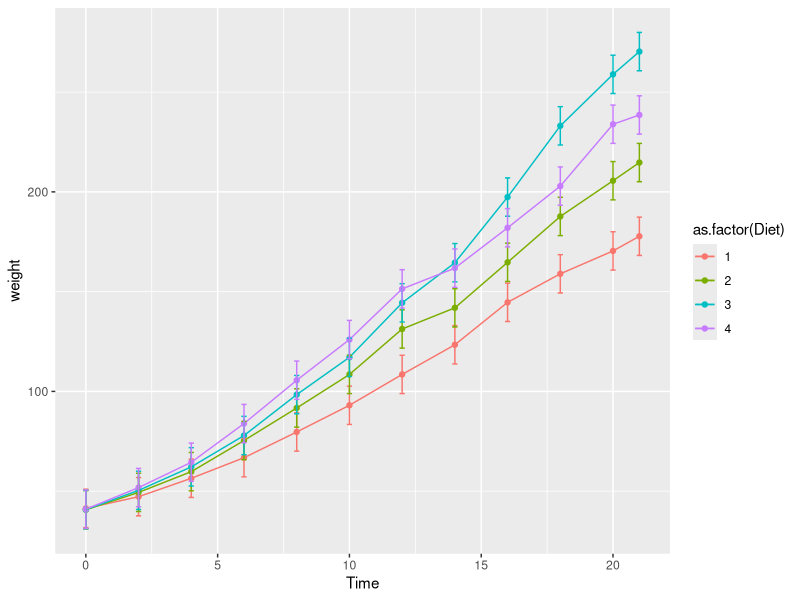
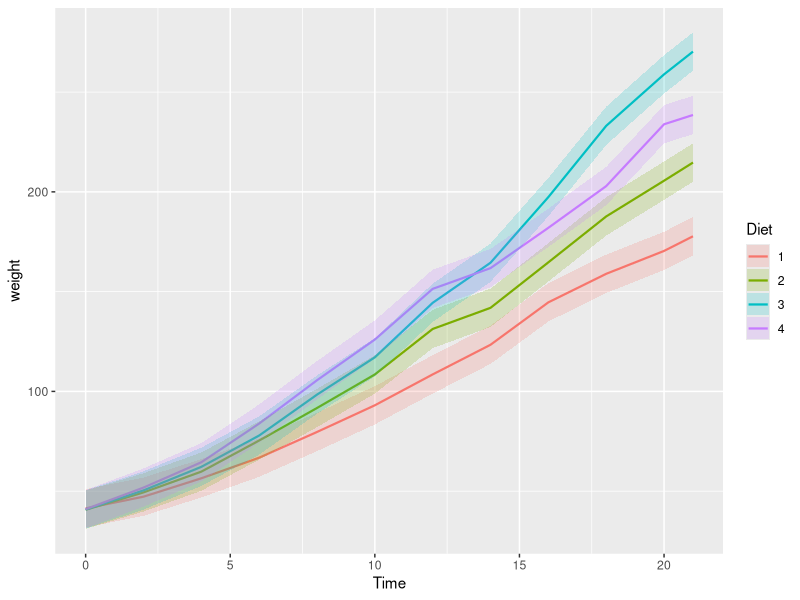
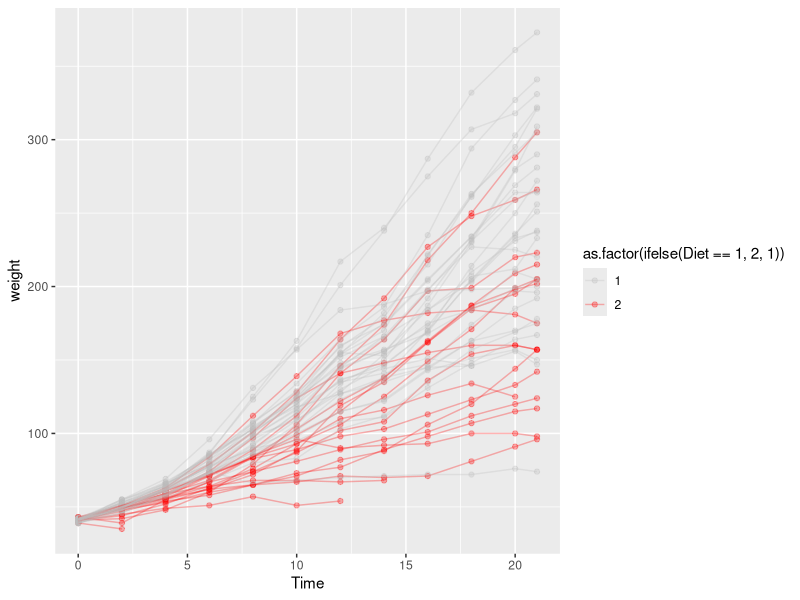

The R source for these figures, in order:
library(dplyr)
library(ggplot2)
data("ChickWeight")

# in this script:
    # Plotting aggregate time-series data
    # Plotting unaggregated time-series data; highlighting by 2 factors

# Plot mean chick weight for two diets over time:

  ## Base R + error bars
my.data <- aggregate(weight ~ Time + Diet, data = ChickWeight, mean)
se.weight <- sd(my.data$weight)/sqrt(length(my.data$weight) - 1)

ggplot(data = my.data) + 
    aes(y = weight, x = Time, col = as.factor(Diet)) + 
    geom_point() + 
    geom_line() +  
    geom_errorbar(aes(
        ymin = weight - se.weight, 
        ymax = weight + se.weight),
        width = 0.2)


  ## dplyr + Ribbons
chk <- ChickWeight %>%
    group_by(Diet, Time) %>%
    summarize(weight = mean(weight), se.weight = se.weight)

ggplot(chk, aes(x = Time)) + 
    geom_line(
        aes(y = weight, 
            color = Diet), 
        size = 0.75) +
    geom_ribbon(
        aes(ymin = weight - se.weight, 
            ymax = weight + se.weight, 
            fill = Diet), 
        alpha = 0.2)



# Plot all chick weights over time; represent different diets with different colours

# I want to show all of the data, but I want to highlight chicks that are in diet 1, while all of the other diets are in grey or something.


ggplot(data = ChickWeight) +
    geom_point(aes(y = weight,
                   x = Time,
                   col = as.factor(ifelse(Diet == 1, 2, 1))),
               alpha = 0.3) +
    geom_line(aes(y = weight,
                  x = Time,
                  group = interaction(Chick, Diet),
                  col = as.factor(ifelse(Diet == 1, 2, 1))),
              alpha = 0.3) +
    scale_colour_manual(values = c("grey", "red"))
